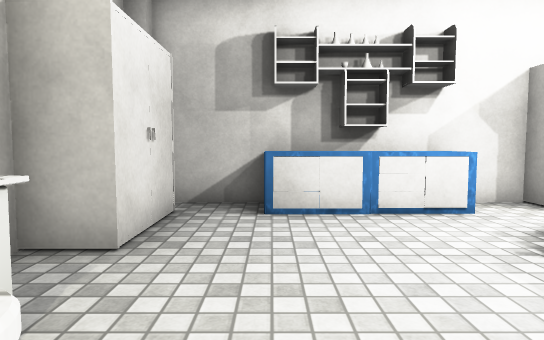
View 1 (above)

16 first-person views from a walk through a scene from a Unity 3-D project. The camera is 1.2 m above the floor, tilts 4° down and sees 75° across. The floor is counted in squares, 1 m on a side. Each view is taken from the middle of a square. On the plan, view 1 faces up. The plan holds only what a view shows up to about 14 squares ahead; the rest is blank. The player character is not drawn. Some surface patterns are stand-ins.

View 2
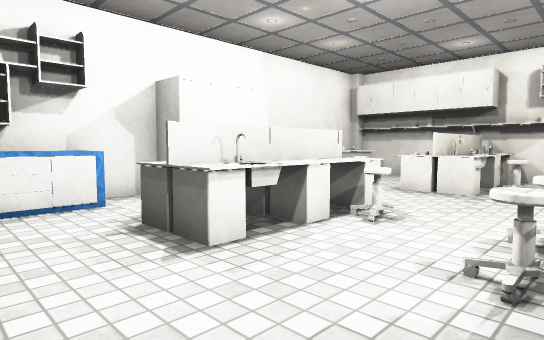

View 3
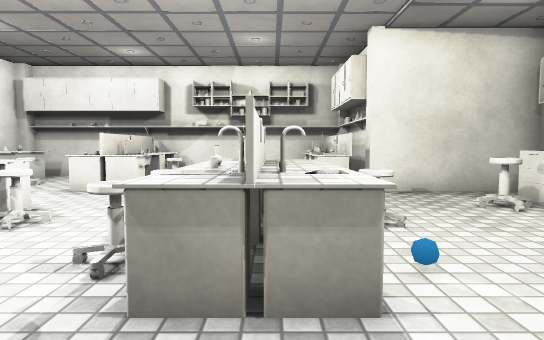

View 4
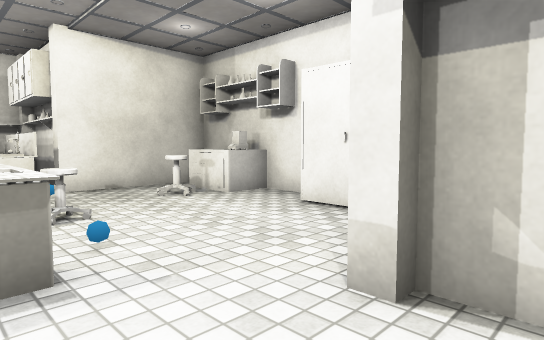

View 5
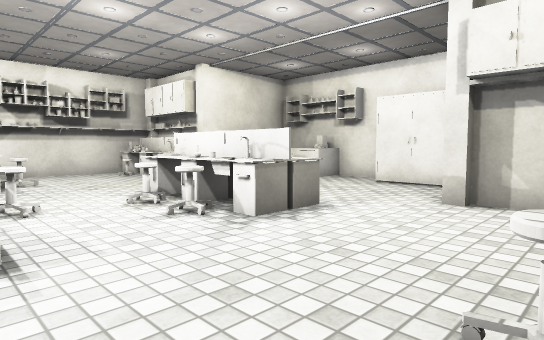

View 6
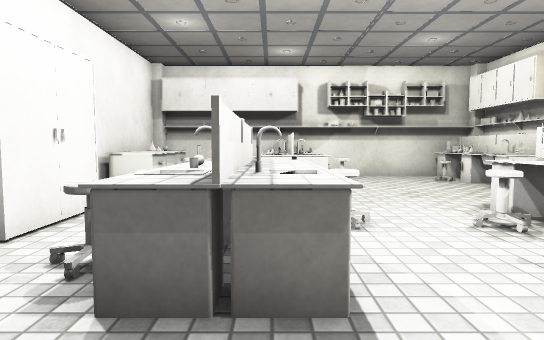

View 7
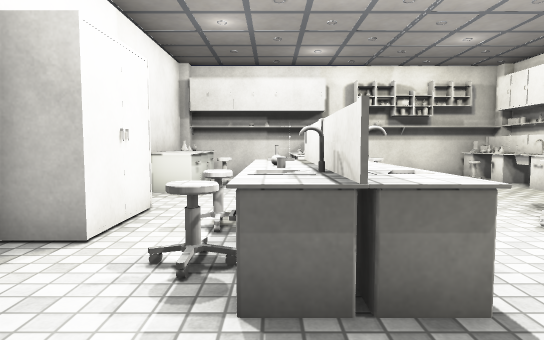

View 8
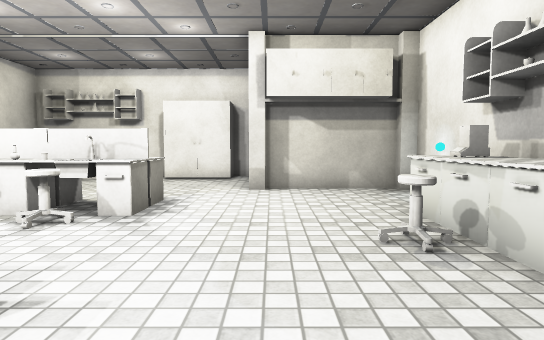

View 9
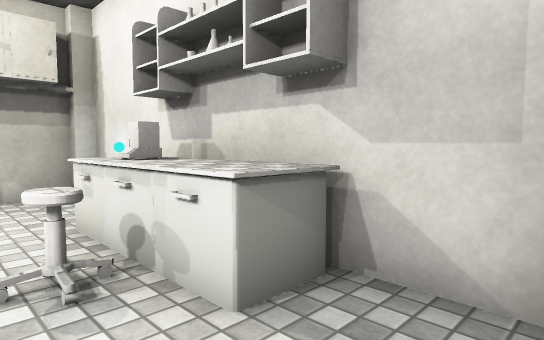

View 10
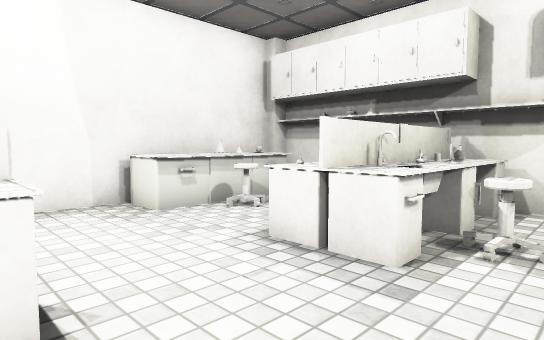

View 11
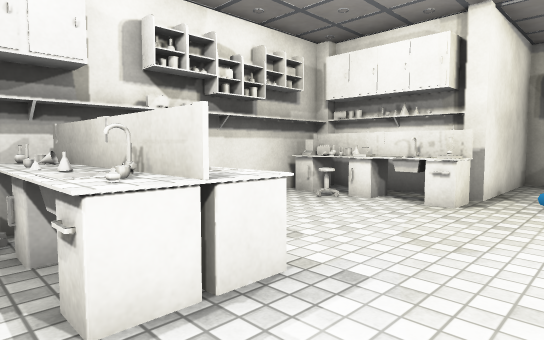

View 12
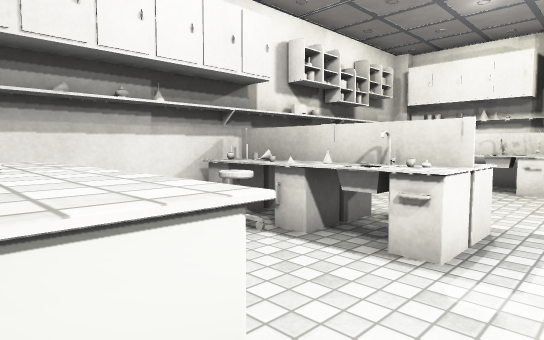

View 13
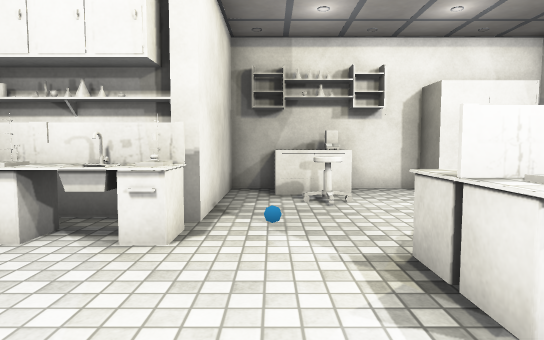

View 14
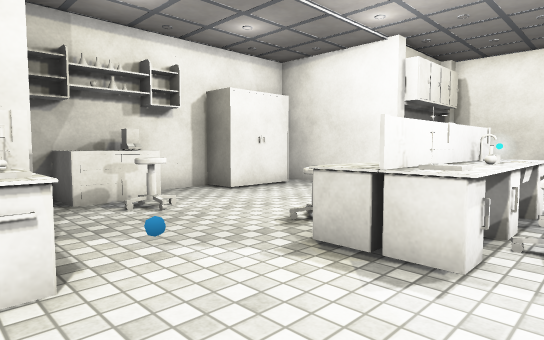

View 15
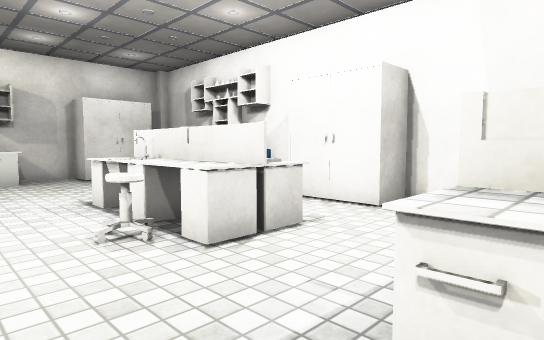

View 16
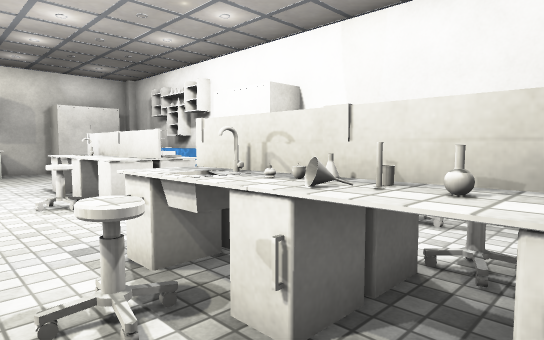

### Floor plan
Points are (right, up) in squares from view 1. A wall is a line through its corners. A room is listed if a view was taken in it or the views show most of it. See-through windows are left out.
Room 1 (views 1, 2, 3, 4, 5, 6, 7, 8, 9, 10, 11, 12, 13, 14, 15, 16)
walls: (11.4, -4) (12.5, -4); (1.6, -5.4) (1.6, -8.6); (5.4, 7.4) (-2.1, 7.4); (12.4, -4.9) (13.5, -4.9); (4.8, -8.9) (10.1, -8.9) (10.1, -5.4); (11.6, 7.4) (7.6, 7.4); (14.6, -4.6) (14.6, 6.5); (-2.9, 4) (-2.9, -4.6); (1.9, -8.9) (2.5, -8.9); (-2.5, -4.9) (0.5, -4.9)
objects: pillar (-3, 7); other object (-2, -1) to (-1, 2); other object (-2, 4) to (-2, 6); chair (0, 1); other object (0, 6) to (1, 7); pillar (1, -5); other object (2, 6) to (3, 6); other object (2, 7); other object (3, -2) to (4, -1); other object (3, 3); other object (3, 4) to (4, 4); other object (4, -3); tap (4, -2); chair (4, 0); tap (4, 3); chair (4, 5) to (5, 5); other object (5, -8); other object (5, -3) to (5, -2); other object (5, -1); other object (5, 3); other object (5, 4); other object (5, 6) to (8, 7); chair (6, -4) to (6, -3); other object (6, -3) to (7, -2); other object (6, -1); chair (6, 0); chair (6, 2) to (7, 2); other object (6, 3) to (7, 3); other object (6, 4); chair (6, 5); other object (7, -8) to (8, -8); other object (7, -1); other object (7, 4); chair (8, -7) to (8, -6); other object (9, -8); other object (9, -4); pillar (10, -5); other object (10, -4) to (12, -3); other object (10, 2); other object (10, 3); other object (10, 6) to (11, 7); tap (11, -4); chair (11, 1) to (12, 1); tap (11, 2); tap (11, 3); other object (11, 4); other object (12, -5); flask (12, 2); flask (12, 3); chair (12, 5) to (12, 6); other object (12, 7); other object (13, -4); chair (13, -3); flask (13, 1); other object (13, 2) to (14, 2); other object (13, 3); chair (13, 4); other object (13, 6) to (14, 7); pillar (14, -5); other object (14, -4); other object (14, -3); other object (14, 1); other object (14, 3); pillar (14, 7)

Where each view was taken, in squares from view 1:
view 1: 0 up, 0 right, facing up
view 2: 1 down, 1 right, facing up-right
view 3: 2 down, 1 right, facing right
view 4: 2 down, 0 right, facing down-right
view 5: 3 up, 1 left, facing down-right
view 6: 3 up, 1 right, facing right
view 7: 4 up, 1 right, facing right
view 8: 5 up, 1 right, facing down
view 9: 4 up, 0 right, facing down-left
view 10: 0 up, 7 right, facing up-right
view 11: 4 up, 8 right, facing down-right
view 12: 7 up, 9 right, facing down-right
view 13: 1 up, 9 right, facing down
view 14: 0 up, 11 right, facing down-left
view 15: 0 up, 11 right, facing up-left
view 16: 0 up, 14 right, facing up-left
